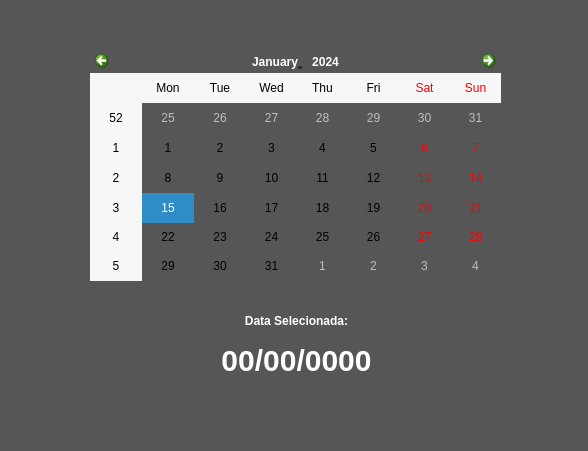
<?xml version="1.0" encoding="UTF-8"?>
<ui version="4.0">
 <class>MainWindow</class>
 <widget class="QMainWindow" name="MainWindow">
  <property name="geometry">
   <rect>
    <x>0</x>
    <y>0</y>
    <width>588</width>
    <height>451</height>
   </rect>
  </property>
  <property name="windowTitle">
   <string>Calendário</string>
  </property>
  <property name="styleSheet">
   <string notr="true">background-color:rgb(86, 86, 86);</string>
  </property>
  <widget class="QWidget" name="centralwidget">
   <widget class="QCalendarWidget" name="calendarWidget">
    <property name="geometry">
     <rect>
      <x>90</x>
      <y>50</y>
      <width>411</width>
      <height>231</height>
     </rect>
    </property>
    <property name="autoFillBackground">
     <bool>false</bool>
    </property>
    <property name="styleSheet">
     <string notr="true">QCalendarWidget{background-color:#ffffff;}</string>
    </property>
    <property name="navigationBarVisible">
     <bool>true</bool>
    </property>
    <property name="dateEditEnabled">
     <bool>true</bool>
    </property>
   </widget>
   <widget class="QLabel" name="label">
    <property name="geometry">
     <rect>
      <x>171</x>
      <y>300</y>
      <width>251</width>
      <height>41</height>
     </rect>
    </property>
    <property name="styleSheet">
     <string notr="true">QLabel{color:#FFFFFF;font-weight:bold;}</string>
    </property>
    <property name="text">
     <string>Data Selecionada:</string>
    </property>
    <property name="alignment">
     <set>Qt::AlignCenter</set>
    </property>
   </widget>
   <widget class="QLabel" name="label_2">
    <property name="geometry">
     <rect>
      <x>171</x>
      <y>340</y>
      <width>251</width>
      <height>41</height>
     </rect>
    </property>
    <property name="styleSheet">
     <string notr="true">QLabel{color:#FFFFFF;font-weight:bold;font-size:30px;}</string>
    </property>
    <property name="text">
     <string>00/00/0000</string>
    </property>
    <property name="alignment">
     <set>Qt::AlignCenter</set>
    </property>
   </widget>
  </widget>
  <widget class="QMenuBar" name="menubar">
   <property name="geometry">
    <rect>
     <x>0</x>
     <y>0</y>
     <width>588</width>
     <height>21</height>
    </rect>
   </property>
  </widget>
  <widget class="QStatusBar" name="statusbar"/>
 </widget>
 <resources/>
 <connections/>
</ui>
